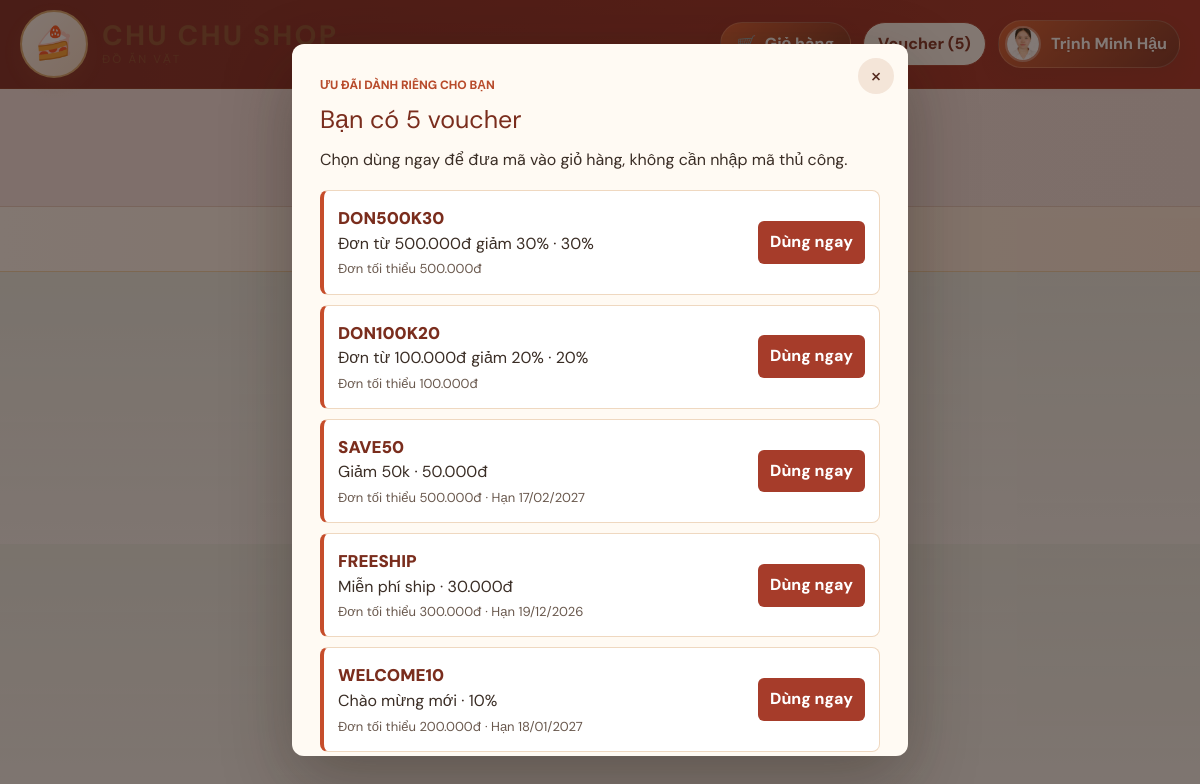
The app's page /KhachHang/web/Layout_KhachHang_Header.php (signed in) with its own data.
### tables this page shows
CREATE TABLE `khachhang` (
  `MaKH` int(11) NOT NULL,
  `HoTen` varchar(50) NOT NULL,
  `TaiKhoan` varchar(50) DEFAULT NULL,
  `MatKhau` varchar(255) NOT NULL,
  `TrangThai` tinyint(1) NOT NULL DEFAULT 1,
  `Email` varchar(100) DEFAULT NULL,
  `DiaChiKH` varchar(200) DEFAULT NULL,
  `DienThoaiKH` varchar(20) DEFAULT NULL,
  `NgaySinh` datetime DEFAULT NULL,
  `NgayTaoTaiKhoan` datetime DEFAULT NULL,
  `GioiTinh` bit(1) DEFAULT NULL,
  `AnhKH` varchar(100) DEFAULT NULL
);

CREATE TABLE IF NOT EXISTS `voucher` (
  `MaVC` int(11) NOT NULL AUTO_INCREMENT,
  `MaCode` varchar(50) NOT NULL,
  `TenVoucher` varchar(100) NOT NULL,
  `LoaiGiam` varchar(20) NOT NULL DEFAULT 'percent',
  `GiaTri` decimal(15,2) NOT NULL DEFAULT 0,
  `DieuKienDonToiThieu` decimal(15,2) NOT NULL DEFAULT 0,
  `NgayBatDau` datetime NOT NULL DEFAULT CURRENT_TIMESTAMP,
  `NgayKetThuc` datetime DEFAULT NULL,
  `TrangThai` tinyint(1) NOT NULL DEFAULT 1,
  `SoLuong` int(11) NOT NULL DEFAULT 1,
  `SoLanDaDung` int(11) NOT NULL DEFAULT 0,
  `DoiTuong` varchar(20) NOT NULL DEFAULT 'all',
  `SoNgayKhachMoi` int(11) NOT NULL DEFAULT 30,
  `SoDonTu` int(11) NOT NULL DEFAULT 0,
  `SoDonDen` int(11) DEFAULT NULL,
  PRIMARY KEY (`MaVC`),
  UNIQUE KEY `uk_voucher_code` (`MaCode`)
);

### KhachHang/web/voucher_helper.php (called while the page is built, shortened)
<?php
if (!function_exists('is_voucher_date_active')) {
    function is_voucher_date_active($con, $voucher)
    {
        $start = !empty($voucher['NgayBatDau']) ? "'" . mysqli_real_escape_string($con, $voucher['NgayBatDau']) . "'" : "'1970-01-01 00:00:00'";
        $end = !empty($voucher['NgayKetThuc']) ? "'" . mysqli_real_escape_string($con, $voucher['NgayKetThuc']) . "'" : 'NULL';
        $result = mysqli_query($con, "SELECT (NOW() >= $start AND ($end IS NULL OR NOW() <= $end)) AS `IsActive`");
        $row = mysqli_fetch_assoc($result);
        return (int) ($row['IsActive'] ?? 0) === 1;
    }
}
if (!function_exists('get_customer_purchase_profile')) {
    function get_customer_purchase_profile($con, $customerId)
    {
        $customerId = (int) $customerId;
        $query = "SELECT kh.`NgayTaoTaiKhoan`, TIMESTAMPDIFF(SECOND, kh.`NgayTaoTaiKhoan`, NOW()) AS `AccountAgeSeconds`, COUNT(DISTINCT dh.`SoDH`) AS `SoDonThanhCong`
                  FROM `khachhang` kh
                  LEFT JOIN `dondathang` dh ON dh.`MaKH` = kh.`MaKH` AND dh.`TinhTrangGiaoHang` = 'Giao hàng thành công'
                  WHERE kh.`MaKH` = '$customerId'
                  GROUP BY kh.`MaKH`, kh.`NgayTaoTaiKhoan`";
        $result = mysqli_query($con, $query);
        return $result ? mysqli_fetch_assoc($result) : null;
    }
}
if (!function_exists('get_voucher_customer_eligibility')) {
    function get_voucher_customer_eligibility_reason($con, $voucher, $customerId)
    {
        $customerId = (int) $customerId;
        if (!is_voucher_date_active($con, $voucher)) {
            return 'Voucher chưa đến thời gian áp dụng hoặc đã hết hạn.';
        }
        $profile = get_customer_purchase_profile($con, $customerId);
        $completedOrders = (int) ($profile['SoDonThanhCong'] ?? 0);
        $audience = strtolower((string) ($voucher['DoiTuong'] ?? 'all'));
        if ($audience === 'new') {
            if ($completedOrders > 0) {
                return 'Mã này chỉ dành cho khách chưa có đơn giao thành công.';
            }
        } elseif ($audience === 'returning' && $completedOrders === 0) {
            return 'Mã này chỉ dành cho khách đã có đơn giao thành công.';
        } elseif (!in_array($audience, ['all', 'new', 'returning'], true)) {
            return 'Voucher không áp dụng cho nhóm tài khoản này.';
        }
        $voucherId = (int) $voucher['MaVC'];
        $usageResult = mysqli_query($con, "SELECT 1 FROM `voucher_customer_usage` WHERE `MaVC` = '$voucherId' AND `MaKH` = '$customerId' LIMIT 1");
        return '';
    }
}
if (!function_exists('get_voucher_customer_eligibility')) {
    function get_voucher_customer_eligibility($con, $voucher, $customerId)
    {
        return get_voucher_customer_eligibility_reason($con, $voucher, $customerId) === '';
    }
}
if (!function_exists('get_available_vouchers_for_customer')) {
    function get_available_vouchers_for_customer($con, $customerId)
    {
        $result = mysqli_query($con, "SELECT * FROM `voucher` WHERE `TrangThai` = 1 AND `SoLanDaDung` < `SoLuong` ORDER BY `MaVC` DESC");
        $vouchers = [];
        while ($voucher = mysqli_fetch_assoc($result)) {
            if (get_voucher_customer_eligibility($con, $voucher, $customerId)) {
                $vouchers[] = $voucher;
            }
        }
        return $vouchers;
    }
}

### KhachHang/web/Layout_KhachHang_Header.php (the view, shortened to what this page needs)
<!DOCTYPE HTML>
<html>
<head>
  <link href="css/style.css" rel='stylesheet' type='text/css' />
  <link href="css/snack-theme.css" rel="stylesheet" type="text/css" />
  <link href="css/megamenu.css" rel="stylesheet" type="text/css" media="all" />
  <link rel="stylesheet" href="css/slippry.css">
  <link rel="stylesheet" type="text/css" href="css/jquery-ui.css">
</head>
<body>
  <?php
  include("connection.php");
  $availableCustomerVouchers = [];
  $showVoucherNotice = false;
  if (!empty($_SESSION['MaKH'])) {
    include_once("voucher_helper.php");
    $availableCustomerVouchers = get_available_vouchers_for_customer($con, (int) $_SESSION['MaKH']);
    if (!empty($availableCustomerVouchers) && empty($_SESSION['voucher_notice_seen'])) {
      $showVoucherNotice = true;
    }
  }
  ?>
  <div class="header">
    <div class="top-header top-header-custom">
      <div class="wrap">
        <a class="brand-mini" href="index.php" aria-label="Chu Chu Shop - Trang chủ">
          <div class="brand-badge">🍰</div>
          <div class="brand-copy">
            <strong>CHU CHU SHOP</strong>
            <small>ĐỒ ĂN VẶT</small>
          </div>
        </a>
        <div class="header-actions">
          <?php
          if (isset($_SESSION['MaKH'])) {
            $MaKH = $_SESSION["MaKH"];
            $qr = "select * from KhachHang where MaKH = '$MaKH'";
            $qr_run = mysqli_query($con, $qr);
            $r = mysqli_fetch_array($qr_run);
          ?>
            <a class="header-cart-btn" href="cart2.php" title="Giỏ hàng">
              <span>🛒</span>
              <span>Giỏ hàng</span>
            </a>
            <button type="button" class="voucher-open-btn" onclick="document.getElementById('voucherNotice').style.display='grid'">
              Voucher (<?php echo count($availableCustomerVouchers); ?>)
            </button>
            <div class="user-dropdown-wrap">
              <div class="dropdown">
                <img src="./imgKH/<?php echo $r["AnhKH"] ?>" alt="<?php echo $r["AnhKH"] ?>">
                <button class="nut_dropdown"><?php echo $r["HoTen"] ?></button>
              </div>
            </div>
          <?php
          } else {
          ?>
            <a class="link-auth" href="login.php">Đăng nhập</a>
            <a class="link-auth" href="register.php">Đăng ký</a>
          <?php
          }
          ?>
        </div>
      </div>
    </div>
    <div class="mid-header" style="padding-top: 0; background: linear-gradient(90deg,#f8e8e5 0%,#f4e5e1 100%); border-bottom: 1px solid rgba(166,100,41,.2);">
      <div class="wrap">
        <div class="mid-grid-right" style="width:100%; text-align:center; padding: 16px 0 12px;">
          <a class="logo" href="index.php" aria-label="Chu Chu Shop" style="display:inline-flex; align-items:center; justify-content:center; gap:12px;">
            <span class="logo-mark" style="font-size: 2.2rem;">🍿</span>
            <span class="logo-text" style="display:inline-flex; flex-direction:column; align-items:flex-start; color:#a63c2a;">
              <strong style="font-size:2.6rem; line-height:1; font-family:'Segoe Print', 'Comic Sans MS', cursive; font-style:italic;">Chu Chu Shop</strong>
              <small style="font-size:1.6rem; letter-spacing:0.22em; color:#7c4a2b;">Đồ ăn vặt nhà làm</small>
            </span>
          </a>
        </div>
      </div>
    </div>
    <div class="header-bottom" style="background: linear-gradient(90deg,#fff5df,#fff8ef 45%,#feeddb 100%); border-bottom: 1px solid #f4d0a1;">
      <div class="wrap" style="margin-bottom:20px ;">
        <ul class="megamenu skyblue" style="display:flex; justify-content:center; gap:18px; padding:12px 0;">
          <li class="grid"><a class="color2" href="index.php" style="color:#7a1d1b; font-weight:700;">TRANG CHỦ</a></li>
          <li class="grid"><a class="color2" href="HienThiTatCaSanPham.php" style="color:#7a1d1b; font-weight:700;">SẢN PHẨM</a></li>
          <li class="grid"><a class="color2" href="mohom_csgo.php" style="color:#d93a29; font-weight:800;">🎁 MỞ HÒM CS:GO</a></li>
          <li class="grid"><a class="color2" href="contact.php" style="color:#7a1d1b; font-weight:700;">LIÊN HỆ</a></li>
          <li class="grid"><a class="color2" href="VeChungToi.php" style="color:#7a1d1b; font-weight:700;">VỀ CHÚNG TÔI</a></li>
        </ul>
      </div>
    </div>
  </div>
  <?php if (!empty($_SESSION['MaKH'])) { ?>
    <div class="voucher-notice-backdrop" id="voucherNotice" role="dialog" aria-modal="true" aria-labelledby="voucherNoticeTitle" style="display:<?php echo $showVoucherNotice ? 'grid' : 'none'; ?>" onclick="if (event.target === this) this.style.display='none'">
      <section class="voucher-notice-panel">
        <button type="button" class="voucher-notice-close" aria-label="Đóng thông báo" onclick="document.getElementById('voucherNotice').style.display='none'">&times;</button>
        <span class="voucher-notice-kicker">Ưu đãi dành riêng cho bạn</span>
        <h2 id="voucherNoticeTitle">Bạn có <?php echo count($availableCustomerVouchers); ?> voucher</h2>
        <?php if (!empty($availableCustomerVouchers)) { ?>
          <p>Chọn dùng ngay để đưa mã vào giỏ hàng, không cần nhập mã thủ công.</p>
          <ul class="voucher-notice-list">
            <?php foreach ($availableCustomerVouchers as $availableVoucher) { ?>
              <li class="voucher-notice-item">
                <div>
                  <div class="voucher-notice-code"><?php echo htmlspecialchars($availableVoucher['MaCode'], ENT_QUOTES, 'UTF-8'); ?></div>
                  <div><?php echo htmlspecialchars($availableVoucher['TenVoucher'], ENT_QUOTES, 'UTF-8'); ?> ·
                    <?php echo $availableVoucher['LoaiGiam'] === 'fixed' ? number_format((float) $availableVoucher['GiaTri'], 0, ',', '.') . 'đ' : rtrim(rtrim(number_format((float) $availableVoucher['GiaTri'], 2, '.', ''), '0'), '.') . '%'; ?>
                  </div>
                  <div class="voucher-notice-meta">
                    Đơn tối thiểu <?php echo number_format((float) $availableVoucher['DieuKienDonToiThieu'], 0, ',', '.'); ?>đ
                    <?php if (!empty($availableVoucher['NgayKetThuc'])) { ?> · Hạn <?php echo date('d/m/Y', strtotime($availableVoucher['NgayKetThuc'])); ?><?php } ?>
                  </div>
                </div>
                <form action="cart2.php" method="post">
                  <button class="voucher-notice-use" type="submit" name="apply_voucher" value="1">Dùng ngay</button>
                </form>
              </li>
            <?php } ?>
          </ul>
        <?php } else { ?>
          <p>Hiện chưa có voucher còn hiệu lực phù hợp với tài khoản của bạn. Ưu đãi mới sẽ hiển thị tại đây.</p>
        <?php } ?>
      </section>
    </div>
  <?php } ?>
</body>
</html>

### KhachHang/web/css/style.css (style rules this page uses)
html, body, div, span, applet, object, iframe, h1, h2, h3, h4, h5, h6, p, blockquote, pre, a, abbr, acronym, address, big, cite, code, del, dfn, em, img, ins, kbd, q, s, samp, small, strike, strong, sub, sup, tt, var, b, u, i, dl, dt, dd, ol, nav ul, nav li, fieldset, form, label, legend, table, caption, tbody, tfoot, thead, tr, th, td, article, aside, canvas, details, embed, figure, figcaption, footer, header, hgroup, menu, nav, output, ruby, section, summary, time, mark, audio, video { margin: 0; padding: 0; border: 0; font-size: 100%; font: inherit; vertical-align: baseline; }
article, aside, details, figcaption, figure, footer, header, hgroup, menu, nav, section { display: block; }
ol, ul { list-style: none; margin: 0px; padding: 0px; }
a { text-decoration: none; }
img { max-width: 100%; }
body { font-family: "Open Sans", sans-serif; background: #fff; }
.wrap { width: 70%; margin: 0 auto; }
.top-header { background: #08080b; }
.mid-grid-right { float: right; padding: 2.5em 0 1em 0; }
.logo span { width: auto; height: auto; display: inline-block; background: none; }
.logo { position: relative; display: inline-flex; align-items: center; gap: 10px; text-decoration: none; padding: 8px 14px; border-radius: 18px; background: linear-gradient(135deg, #fff9ef 0%, #ffe7b8 100%); border: 1px solid rgba(181, 28, 25, 0.12); box-shadow: 0 10px 22px rgba(126, 39, 20, 0.08); }
.logo-mark { width: 42px; height: 42px; display: grid; place-items: center; border-radius: 12px; background: linear-gradient(135deg, #cf1e21, #ef6c00); font-size: 24px; box-shadow: 0 8px 18px rgba(191, 46, 36, 0.18); }
.logo-text { display: flex; flex-direction: column; line-height: 1; }
.logo-text strong { color: #7a1d1b; font-size: 18px; letter-spacing: 0.08em; }
.logo-text small { color: #9a5316; font-size: 10px; letter-spacing: 0.32em; margin-top: 4px; font-weight: 700; }
ul.resp-tabs-list, p { margin: 0px; padding: 0px; }
@media only screen and (max-width: 1280px) and (min-width: 1024px) { .wrap { width: 80%; } }

### KhachHang/web/css/snack-theme.css (style rules this page uses)
:root { --snack-ink: #241b18; --snack-muted: #766862; --snack-red: #bf2e24; --snack-red-dark: #812019; --snack-yellow: #f7c843; --snack-cream: #fff8ef; --snack-paper: #fffdf9; --snack-line: #eadfd2; --snack-shadow: 0 16px 42px rgba(65, 35, 22, .1); }
html { scroll-behavior: smooth; }
body { background: linear-gradient(rgba(233, 239, 229, 0.82), rgba(248, 246, 242, 0.86)), #f4f6f1; color: var(--snack-ink); font-family: "DM Sans", sans-serif; line-height: 1.55; }
a { color: var(--snack-red); transition: color .18s ease, background-color .18s ease, transform .18s ease; }
button, input, select, textarea { font: inherit; }
button, input[type="submit"], .btn { transition: transform .18s ease, box-shadow .18s ease, background-color .18s ease; }
.wrap { width: min(1180px, calc(100% - 40px)); }
.header { background: var(--snack-paper); }
.top-header { background: linear-gradient(90deg, #7a241d 0%, #a52d1f 100%) !important; box-shadow: 0 8px 22px rgba(81, 23, 18, .22) !important; }
.nut_dropdown { background: transparent !important; color: #fffefc !important; font-family: "DM Sans", sans-serif; font-weight: 900; cursor: pointer; text-shadow: 0 1px 3px rgba(0,0,0,.15); }
.mid-header { background: linear-gradient(180deg, #fffdf9 0%, #fff5ed 100%); }
.mid-header .wrap { min-height: 92px; display: flex; align-items: center; justify-content: center; }
.mid-grid-right { float: none; width: auto; }
.logo { filter: saturate(1.25); }
.header-bottom { background: linear-gradient(90deg, #fff9f2 0%, #ffeedd 100%) !important; border-bottom: 1px solid #f0d3a7 !important; }
.header-bottom .wrap { margin-bottom: 0 !important; }
.header-bottom .megamenu { flex-wrap: wrap; }
.header-bottom .megamenu > li > a { border-radius: 5px; padding: 10px 14px; font-size: 13px; transition: .2s ease; color: #6d2d1e; font-weight: 900; text-shadow: 0 1px 1px rgba(255,255,255,.5); }

### KhachHang/web/css/megamenu.css (style rules this page uses)
.megamenu { margin-bottom:0px;padding:0;width:100%;list-style:none;display:inline-block;position:relative;font-family: 'Open Sans', sans-serif;font-size:15px }
.megamenu li { margin-bottom:0px;display:inline; }
.megamenu>li>a { float: left; padding: 0.8em 2.8em; text-decoration: none; text-transform: capitalize; font-size: 0.9em; -webkit-transition: all 0.3s ease-in-out; -moz-transition: all 0.3s ease-in-out; -o-transition: all 0.3s ease-in-out; transition: all 0.3s ease-in-out; font-weight: 400; text-transform: uppercase; }
.skyblue li>a,.skyblue>li.showhide span { color: #08080B; }

### records on screen
khachhang: AnhKH (picture), HoTen "Trịnh Minh Hậu"
voucher: MaCode "DON500K30", TenVoucher "Đơn từ 500.000đ giảm 30%", GiaTri "30", DieuKienDonToiThieu "500.000"
voucher: MaCode "DON100K20", TenVoucher "Đơn từ 100.000đ giảm 20%", GiaTri "20", DieuKienDonToiThieu "100.000"
voucher: MaCode "SAVE50", TenVoucher "Giảm 50k", GiaTri "50.000", DieuKienDonToiThieu "500.000", NgayKetThuc "17/02/2027"
voucher: MaCode "FREESHIP", TenVoucher "Miễn phí ship", GiaTri "30.000", DieuKienDonToiThieu "300.000", NgayKetThuc "19/12/2026"
voucher: MaCode "WELCOME10", TenVoucher "Chào mừng mới", GiaTri "10", DieuKienDonToiThieu "200.000", NgayKetThuc "18/01/2027"

### other values on screen
count($availableCustomerVouchers) "5"
